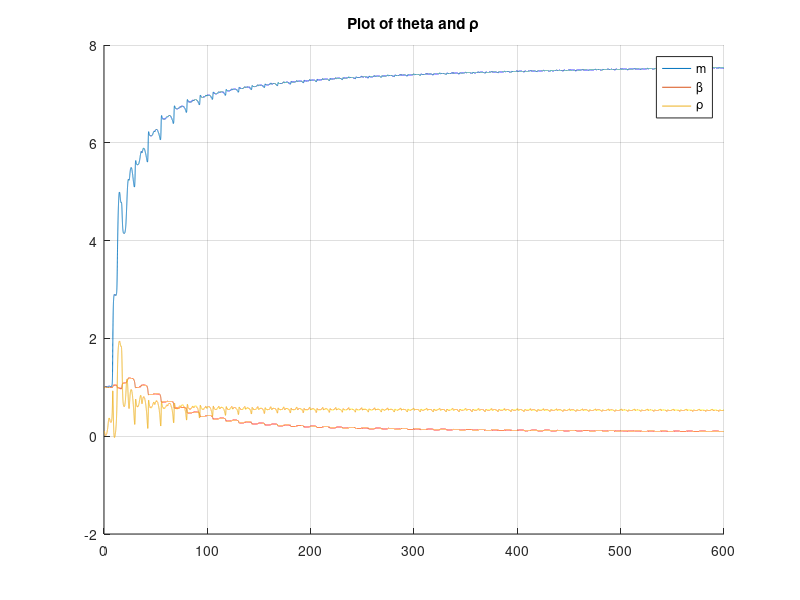

MATLAB code for this plot:
clear all;
close all;
clc;

%%%% assignment 7, task 4.13. the equations used are on page 224 in I & S

%% Model: m*y'' + beta*y' + k*y = u
m = 20;
beta = 0.1;
k = 5;


%% state space model x' = Ax + Bu
%x = [y; y dot]
A = [  0      1;
     -k/m -beta/m];
B = [0; 1/m];

%% filter Lambda = s^2 + lambda1*s + lambda0
lambda1 = 2.5;
lambda0 = 2;

[A_f0, B_f0, C_f0, D_f0] = tf2ss([0, 0, 1], [1, lambda1, lambda0]);
[A_f1, B_f1, C_f1, D_f1] = tf2ss([0, -1, 0],[1, lambda1, lambda0]);
[A_f2, B_f2, C_f2, D_f2] = tf2ss([-1, 0, 0],[1, lambda1, lambda0]);

%% parameters
Gamma = [15 0;
         0  0.5];
gamma = 4;

%% simulation
time = 600; %seconds
h = 0.01;   %time step
N = time/h; %number of steps

%allocate memory
t = zeros(1, N);                %1 row, N columns
x = zeros(2, N);
u = zeros(1, N);
theta = zeros(2, N);
epsilon = zeros(1, N);
phi = zeros(2, N);
x_z = zeros(2, N);
x_z1 = zeros(2, N);
x_phi1 = zeros(2, N);
x_phi2 = zeros(2, N);
phi = zeros(2, N);

theta = zeros(2, N);
z_hat = zeros(1,N);
rho = zeros(1,N);


Matrix = ones(2, N);
theta_star = zeros(2,N);
theta_star(1, :) = Matrix(1, :)*m;
theta_star(2, :) = Matrix(2, :)*beta;


% initial values
x(:,1) = [0; 0];
theta(:, 1) = [1; 1];
rho(1) = 0.1;


for n=1:(N-1)
    t(n+1) = n*h;               
    
    u = 10*sin(0.5*t(n)) + 7*cos(t(n));
    %u = 10;
    u(n) = u;
    
    %simulate the system with Euler integration       
    x_dot = A*x(:, n) + B*u(n);    
    x(:, n+1) = x(:, n) + h*x_dot;
    y(:, n) = x(1, n);
    
    %find z1 with euler integration
    x_z1_dot = A_f0*x_z1(:, n) + B_f0*u(:,n);
    x_z1(:, n+1) = x_z1(:, n) + h*x_z1_dot;
    z1(:, n) = C_f0*x_z1(:, n) + D_f0*u(:,n);    
    
    %find z with euler integration
    x_z_dot = A_f0*x_z(:, n) + B_f0*y(:,n);
    x_z(:, n+1) = x_z(:, n) + h*x_z_dot;
    z(:, n) = C_f0*x_z(:, n) + D_f0*y(:,n);
    
    %find phi with euler integration
    x_phi1_dot = A_f2*x_phi1(:, n) + B_f2*y(n);
    x_phi1(:, n+1) = x_phi1(:, n) + h*x_phi1_dot;
    phi1(n) = C_f2*x_phi1(:, n) + D_f2*y(n);
    
    x_phi2_dot = A_f1*x_phi2(:,n) + B_f1*y(n);
    x_phi2(:,n+1) = x_phi2(:, n) + h*x_phi2_dot;
    phi2(n) = C_f1*x_phi2(:, n) + D_f1*y(n);
    
    phi(:, n) = [phi1(n); phi2(n)];
    
    %find z_hat
    z_hat(n) = rho(n)*(theta(:,n)'*phi(:,n) + z1(n));
    
    
    %find epsilon
    n_squared(n) = phi(:, n)'*phi(:,n) + z1(:, n)^2;
    m_squared(n) = 1 + n_squared(n);
    epsilon(n) = (z(n)-z_hat(n))/m_squared(n);
   % epsilon(n) = (z(:,n)-z_hat(:,n));
    
    %find rho
    rho_dot = gamma*epsilon(n)*(theta(:,n)'*phi(:,n) + z1(n));
    rho(n+1) = rho(n) + h*rho_dot;
    
   
    
    %theta
    theta_dot = Gamma*epsilon(n)*phi(:,n);
    theta(:,n+1) = theta(:, n) + h*theta_dot; 
    
end

%% plot


figure(3);
grid on;
title('Plot of theta and \rho');
hold on;
plot(t, theta);
plot(t, rho);
legend('m', '\beta', '\rho');






